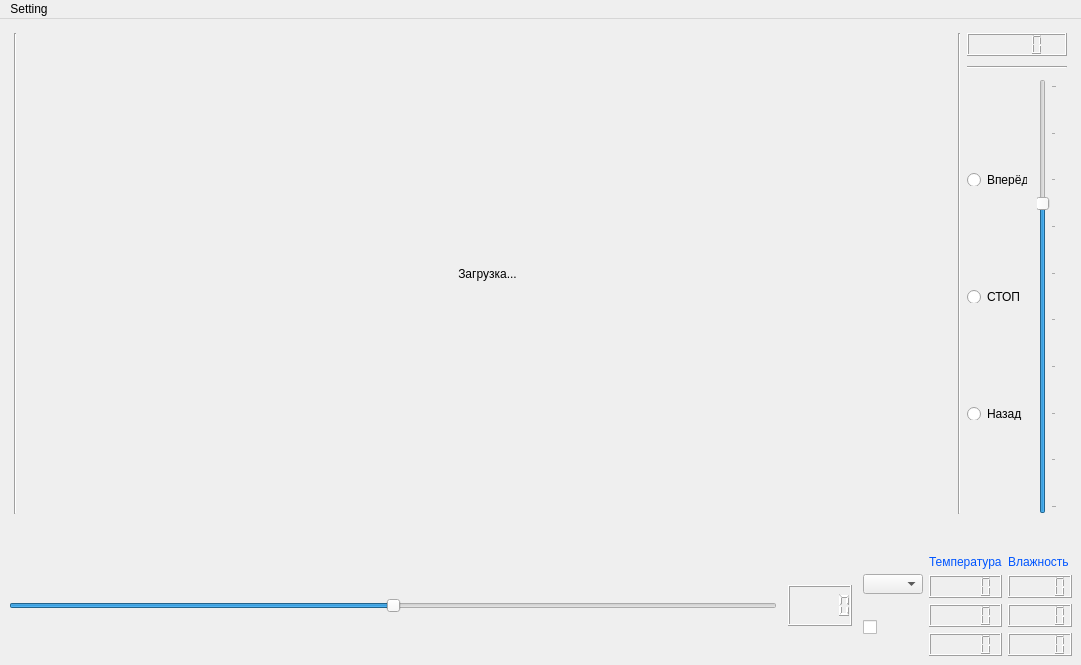
<?xml version="1.0" encoding="UTF-8"?>
<ui version="4.0">
 <class>MainWindow</class>
 <widget class="QMainWindow" name="MainWindow">
  <property name="geometry">
   <rect>
    <x>0</x>
    <y>0</y>
    <width>1081</width>
    <height>665</height>
   </rect>
  </property>
  <property name="windowTitle">
   <string>MainWindow</string>
  </property>
  <widget class="QWidget" name="centralwidget">
   <layout class="QVBoxLayout" name="verticalLayout">
    <item>
     <layout class="QHBoxLayout" name="horizontalLayout" stretch="0,0,0,0">
      <property name="sizeConstraint">
       <enum>QLayout::SetDefaultConstraint</enum>
      </property>
      <property name="leftMargin">
       <number>5</number>
      </property>
      <property name="topMargin">
       <number>5</number>
      </property>
      <property name="rightMargin">
       <number>5</number>
      </property>
      <property name="bottomMargin">
       <number>5</number>
      </property>
      <item>
       <widget class="Line" name="line">
        <property name="orientation">
         <enum>Qt::Vertical</enum>
        </property>
       </widget>
      </item>
      <item>
       <widget class="QLabel" name="label">
        <property name="styleSheet">
         <string notr="true"/>
        </property>
        <property name="text">
         <string>Загрузка...</string>
        </property>
        <property name="alignment">
         <set>Qt::AlignCenter</set>
        </property>
       </widget>
      </item>
      <item>
       <widget class="Line" name="line_2">
        <property name="orientation">
         <enum>Qt::Vertical</enum>
        </property>
       </widget>
      </item>
      <item>
       <layout class="QHBoxLayout" name="horizontalLayout_2">
        <property name="sizeConstraint">
         <enum>QLayout::SetMinAndMaxSize</enum>
        </property>
        <property name="leftMargin">
         <number>0</number>
        </property>
        <property name="rightMargin">
         <number>0</number>
        </property>
        <item>
         <layout class="QVBoxLayout" name="verticalLayout_2">
          <property name="spacing">
           <number>10</number>
          </property>
          <item>
           <widget class="QLCDNumber" name="lcdNumber_8">
            <property name="maximumSize">
             <size>
              <width>16777215</width>
              <height>1200</height>
             </size>
            </property>
            <property name="styleSheet">
             <string notr="true">
QLCDNumber{background-color: qlineargradient(spread:pad, x1:0, y1:0, x2:1, y2:0,
stop:0.0284091 rgba(255, 0, 79, 255), stop:1 rgba(255, 124, 55, 252)); color: rgb(255, 255, 255);}</string>
            </property>
           </widget>
          </item>
          <item>
           <widget class="Line" name="line_3">
            <property name="orientation">
             <enum>Qt::Horizontal</enum>
            </property>
           </widget>
          </item>
          <item>
           <layout class="QHBoxLayout" name="horizontalLayout_5">
            <property name="rightMargin">
             <number>10</number>
            </property>
            <item>
             <layout class="QVBoxLayout" name="verticalLayout_3">
              <item>
               <widget class="QRadioButton" name="QR_Forward">
                <property name="maximumSize">
                 <size>
                  <width>60</width>
                  <height>13</height>
                 </size>
                </property>
                <property name="text">
                 <string>Вперёд</string>
                </property>
               </widget>
              </item>
              <item>
               <widget class="QRadioButton" name="QR_Stop">
                <property name="maximumSize">
                 <size>
                  <width>60</width>
                  <height>13</height>
                 </size>
                </property>
                <property name="text">
                 <string>СТОП</string>
                </property>
               </widget>
              </item>
              <item>
               <widget class="QRadioButton" name="QR_Back">
                <property name="maximumSize">
                 <size>
                  <width>60</width>
                  <height>13</height>
                 </size>
                </property>
                <property name="text">
                 <string>Назад</string>
                </property>
               </widget>
              </item>
             </layout>
            </item>
            <item>
             <widget class="QSlider" name="speedSlider">
              <property name="styleSheet">
               <string notr="true"/>
              </property>
              <property name="minimum">
               <number>800</number>
              </property>
              <property name="maximum">
               <number>1700</number>
              </property>
              <property name="pageStep">
               <number>1</number>
              </property>
              <property name="value">
               <number>1450</number>
              </property>
              <property name="orientation">
               <enum>Qt::Vertical</enum>
              </property>
              <property name="tickPosition">
               <enum>QSlider::TicksBelow</enum>
              </property>
              <property name="tickInterval">
               <number>100</number>
              </property>
             </widget>
            </item>
           </layout>
          </item>
         </layout>
        </item>
       </layout>
      </item>
     </layout>
    </item>
    <item>
     <layout class="QHBoxLayout" name="horizontalLayout_3">
      <property name="topMargin">
       <number>30</number>
      </property>
      <item>
       <layout class="QHBoxLayout" name="horizontalLayout_4">
        <item>
         <widget class="QSlider" name="servoSlider">
          <property name="styleSheet">
           <string notr="true"/>
          </property>
          <property name="maximum">
           <number>180</number>
          </property>
          <property name="pageStep">
           <number>1</number>
          </property>
          <property name="sliderPosition">
           <number>90</number>
          </property>
          <property name="orientation">
           <enum>Qt::Horizontal</enum>
          </property>
         </widget>
        </item>
        <item>
         <layout class="QVBoxLayout" name="verticalLayout_9">
          <property name="leftMargin">
           <number>5</number>
          </property>
          <property name="topMargin">
           <number>30</number>
          </property>
          <property name="rightMargin">
           <number>5</number>
          </property>
          <property name="bottomMargin">
           <number>30</number>
          </property>
          <item>
           <widget class="QLCDNumber" name="lcdNumber_7">
            <property name="styleSheet">
             <string notr="true">
QLCDNumber{background-color: qlineargradient(spread:pad, x1:0, y1:0, x2:1, y2:0,
stop:0.0284091 rgba(255, 0, 79, 255), stop:1 rgba(255, 124, 55, 252)); color: rgb(255, 255, 255);}</string>
            </property>
           </widget>
          </item>
         </layout>
        </item>
       </layout>
      </item>
      <item>
       <layout class="QVBoxLayout" name="verticalLayout_4">
        <property name="leftMargin">
         <number>0</number>
        </property>
        <property name="rightMargin">
         <number>0</number>
        </property>
        <item>
         <widget class="QComboBox" name="comL">
          <property name="maximumSize">
           <size>
            <width>60</width>
            <height>20</height>
           </size>
          </property>
         </widget>
        </item>
        <item>
         <widget class="QCheckBox" name="ledC">
          <property name="maximumSize">
           <size>
            <width>16</width>
            <height>16</height>
           </size>
          </property>
          <property name="text">
           <string/>
          </property>
         </widget>
        </item>
       </layout>
      </item>
      <item>
       <layout class="QVBoxLayout" name="verticalLayout_7">
        <item>
         <widget class="QLabel" name="TextTemp">
          <property name="styleSheet">
           <string notr="true">
font: 8pt &quot;Portico Light&quot;;
color: rgb(0, 85, 255);</string>
          </property>
          <property name="text">
           <string>Температура</string>
          </property>
         </widget>
        </item>
        <item>
         <widget class="QLCDNumber" name="temperaturL01"/>
        </item>
        <item>
         <widget class="QLCDNumber" name="temperaturL02"/>
        </item>
        <item>
         <widget class="QLCDNumber" name="temperaturL03"/>
        </item>
       </layout>
      </item>
      <item>
       <layout class="QVBoxLayout" name="verticalLayout_8">
        <item>
         <widget class="QLabel" name="TextBLara">
          <property name="styleSheet">
           <string notr="true">
font: 8pt &quot;Portico Light&quot;;
color: rgb(0, 85, 255);</string>
          </property>
          <property name="text">
           <string>Влажность</string>
          </property>
         </widget>
        </item>
        <item>
         <widget class="QLCDNumber" name="wetL01"/>
        </item>
        <item>
         <widget class="QLCDNumber" name="wetL02"/>
        </item>
        <item>
         <widget class="QLCDNumber" name="wetL03"/>
        </item>
       </layout>
      </item>
     </layout>
    </item>
   </layout>
  </widget>
  <widget class="QMenuBar" name="menuBar">
   <property name="geometry">
    <rect>
     <x>0</x>
     <y>0</y>
     <width>1081</width>
     <height>21</height>
    </rect>
   </property>
   <widget class="QMenu" name="menuSetting">
    <property name="title">
     <string>Setting</string>
    </property>
    <widget class="QMenu" name="menuPortList">
     <property name="title">
      <string>PortList</string>
     </property>
     <addaction name="separator"/>
    </widget>
    <addaction name="menuPortList"/>
    <addaction name="actionOpenPort"/>
    <addaction name="actionClosePort"/>
    <addaction name="separator"/>
    <addaction name="actionReset"/>
   </widget>
   <addaction name="menuSetting"/>
  </widget>
  <action name="actionOpenPort">
   <property name="text">
    <string>OpenPort</string>
   </property>
  </action>
  <action name="actionClosePort">
   <property name="text">
    <string>ClosePort</string>
   </property>
  </action>
  <action name="actionReset">
   <property name="text">
    <string>Reset</string>
   </property>
  </action>
 </widget>
 <resources/>
 <connections>
  <connection>
   <sender>servoSlider</sender>
   <signal>valueChanged(int)</signal>
   <receiver>lcdNumber_7</receiver>
   <slot>display(int)</slot>
   <hints>
    <hint type="sourcelabel">
     <x>484</x>
     <y>600</y>
    </hint>
    <hint type="destinationlabel">
     <x>876</x>
     <y>603</y>
    </hint>
   </hints>
  </connection>
  <connection>
   <sender>speedSlider</sender>
   <signal>valueChanged(int)</signal>
   <receiver>lcdNumber_8</receiver>
   <slot>display(int)</slot>
   <hints>
    <hint type="sourcelabel">
     <x>562</x>
     <y>126</y>
    </hint>
    <hint type="destinationlabel">
     <x>748</x>
     <y>33</y>
    </hint>
   </hints>
  </connection>
 </connections>
</ui>
